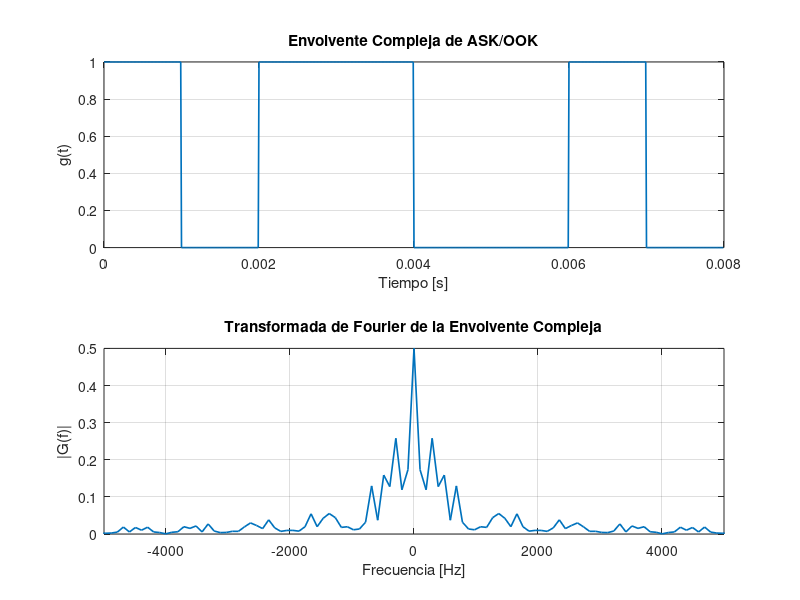

The MATLAB script that drew this image:
close all;
% % % Envolvente compleja

% Dado a que La OOK es idéntica a la 
% modulación binaria unipolar en una señal DSB-SC:

% g(t) = Ac*m(t)

% Parámetros
Ac = 1;          % amplitud portadora
Rb = 1e3;        % tasa de bits [bits/s]
Tb = 1/Rb;       % tiempo de bit
Fs = 100*Rb;     % frecuencia de muestreo

% Secuencia binaria unipolar
bits = [1 0 1 1 0 0 1 0]; % Crea una secuencia pre definida

% Construcción de la señal modulante m(t)
Ns = round(Fs/Rb);          % muestras por bit
m = repelem(bits, Ns);      % tren de pulsos NRZ unipolar

t = (0:length(m)-1)/Fs;

% Envolvente compleja para ASK/OOK
g = Ac * m;

% FFT de la envolvente compleja
Nfft = 2^nextpow2(length(g));
G = fftshift(fft(g, Nfft))/length(g);
f = (-Nfft/2:Nfft/2-1)*(Fs/Nfft);

% Gráficas
figure;
subplot(2,1,1)
plot(t, g, 'LineWidth', 1.2)
grid on
xlabel('Tiempo [s]')
ylabel('g(t)')
title('Envolvente Compleja de ASK/OOK')

subplot(2,1,2)
plot(f, abs(G), 'LineWidth', 1.2)
grid on
xlabel('Frecuencia [Hz]')
ylabel('|G(f)|')
title('Transformada de Fourier de la Envolvente Compleja')
xlim([-5*Rb 5*Rb])
